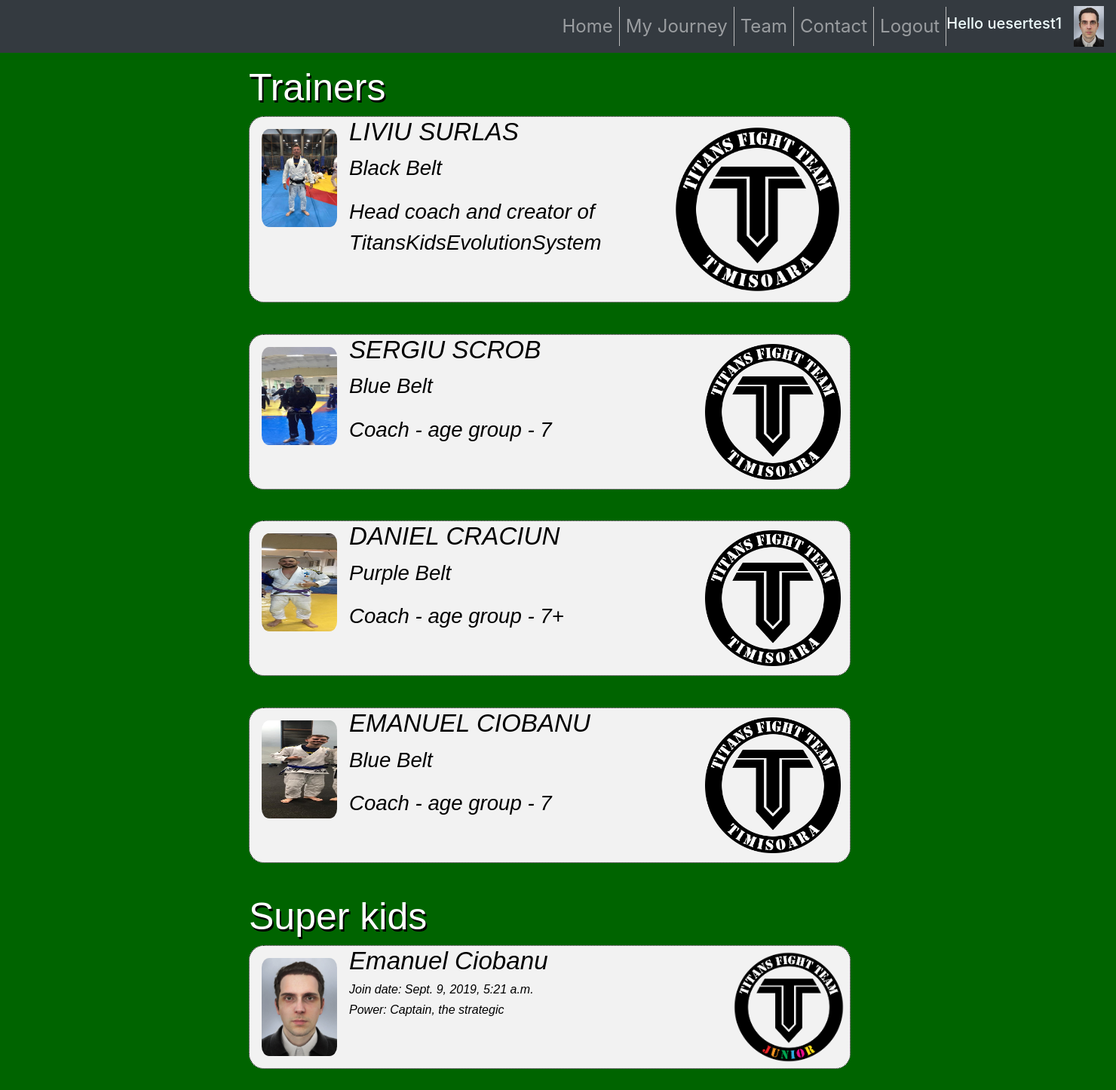
Page /home/team/ (signed in) on the committed database.
### UserManager/models.py (models this page shows, shortened)
class UserProfileInfo(models.Model):
    Flash = 'Flash, the fastest'
    Hulk = 'Hulk, the strongest'
    CaptainAmerica = 'Captain, the strategic'
    Spiderman = 'Spiderman, the stickiest'
    SuperPowerChoice = [
        (Flash, 'Flash, the fastest'),
        (Hulk, 'Hulk, the strongest'),
        (CaptainAmerica, 'Captain, the strategic'),
        (Spiderman, 'Spiderman, the stickiest'),
    ]
    age = models.FloatField(null=True,
        validators =[MinValueValidator(5.0),
                     MaxValueValidator(100.0)
        ]
    )
    kg = models.FloatField(null=True,
        validators =[MinValueValidator(5.0),
                     MaxValueValidator(100.0)
        ]
    )
    height = models.FloatField(null=True,
        validators =[MinValueValidator(5.0),
                     MaxValueValidator(100.0)
        ]
    )
    super_power = models.CharField(
        max_length=30,
        choices=SuperPowerChoice,
        default=Flash,
    )
    profile_pic = models.ImageField(upload_to='profile_pics',blank=False)
    user = models.ForeignKey(User, on_delete=models.CASCADE, related_name='use_extra', null=True)

### Home/models.py (models this page shows, shortened)
class InstructorProfile(models.Model):
    first_name = models.CharField(max_length=100)
    second_name = models.CharField(max_length=100)
    rank_title = models.CharField(max_length=100, blank=True)
    description = models.TextField(blank=True, null=True)
    profile_pic = models.ImageField(upload_to='profile_pics',blank=True)

### Home/views.py (the view)
def team(request):
    if(request.user.is_authenticated):
        instructors = InstructorProfile.objects.all()
        profile_data = UserProfileInfo.objects.all().select_related("user").all
        profile_pic = get_profile_photo(request)
        if(profile_pic):
            context = {
                "all_instructors": instructors,
                "all_profiles" : profile_data,
                "profile_photo" : profile_pic
            }
            return render(request,'Home/home_team.html',context)
        else:
            context = {
                "all_instructors": instructors,
                "all_profiles" : profile_data,
            }
            return render(request,'Home/home_team.html', context)

### Home/views.py (called while the page is built)
def get_profile_photo(request):
    user = request.user.username
    user_main_data = User.objects.get(username=str(user))
    user_second_data = UserProfileInfo.objects.get(user_id=user_main_data.id)
    profile_pic = user_second_data.profile_pic
    return profile_pic

### templates/Home/home_team.html
{% extends "Home/home.html" %}  {% block main_block %} {% load staticfiles %}
<link rel='stylesheet' href="{% static 'css/home_team.css' %}">
<div class="container conta">
    <div class="jumbotron index">
        <div class="container mt-3">
            <h2>Trainers</h2>
            {% for instructors in all_instructors %}
            <div class="media">
                <img src="/media/{{instructors.profile_pic}} " alt="profile photo" class="align-self-start mr-3" style="width:100px; height:130px;">
                <div class="media-body">
                    <h4>{{instructors.first_name | upper }} {{instructors.second_name | upper}}</h4>
                    <p claas="rank">{{instructors.rank_title | title}}</p>
                    <p class="description">{{instructors.description}}</p>
                    <br>
                </div>
            </div>
            <br>
            {% endfor %}
            <h2>Super kids</h2>
            {% for user_data in all_profiles.all %}
            <div class="media kids">
                <img src="/media/{{user_data.profile_pic}} " alt="profile photo" class="align-self-start mr-3" style="width:100px; height:130px;">
                <div class="media-body">
                    <h4>{{user_data.user.first_name}} {{user_data.user.last_name}}</h4>
                    <h6>Join date: {{user_data.user.date_joined}} </h6>
                    <h6>Power: {{user_data.super_power}} </h6>
                </div>
            </div>
            <br> {% endfor %}
        </div>
    </div>
</div>
{% endblock %}

### templates/Home/home.html (shortened to what this page needs)
<!DOCTYPE html> {% load static %}
<html>
<head>
    <link href="https://stackpath.bootstrapcdn.com/bootstrap/4.3.1/css/bootstrap.min.css" rel="stylesheet">
    <link rel="stylesheet" href="{% static 'css/home.css' %}">
</head>
<body>
    <nav class="navbar navbar-expand-sm bg-dark navbar-dark">
        <ul class="navbar-nav">
            <li class="nav-item ">
                <a class="nav-link" href="{% url 'Home:home' %}">Home</a>
            </li>
            <li class="nav-item ">
                <a class="nav-link" href="{% url 'Home:my_journey' %}">My Journey</a>
            </li>
            <li class="nav-item ">
                <a class="nav-link" href="{% url 'Home:team' %}">Team</a>
            </li>
            <li class="nav-item ">
                <a class="nav-link" href="{% url 'Home:contact' %}">Contact</a>
            </li>
            <li class="nav-item ">
                <a class="nav-link" href="{% url 'logout' %}">Logout</a>
            </li>
        </ul>
        <a class="navbar-brand" style="color: azure;">
            <h5>Hello {{ user.username }}</h5>
        </a>
        <img src="/media/{{profile_photo}} " alt="logo " style="width:40px; ">
    </nav>
    <div id="test ">
        <div class="container index ">
            {% block main_block %} {% endblock %}
        </div>
    </div>
</body>
</html>

### static/css/home.css (style rules this page uses)
body { background-color: darkgreen; background-image: none; background-color: darkgreen ; background-position: right; background-repeat: no-repeat; background-attachment: fixed; background-size: contain; }
ul { font-size: x-large; }
li { border-right: 1px solid #bbb; }
.navbar-expand-sm { justify-content: flex-end; }

### static/css/home_team.css (style rules this page uses)
.h2, h2 { color:white; font-style: normal; font-size: 50px; text-shadow: 2px 3px black; }
.h4, h4 { font-size: larger; }
.jumbotron { background-color:transparent; padding: 0%; }
body { background-image: none; background-position: right; background-repeat: no-repeat; background-size: contain; }
.container { color:black; font-size: larger; font-family: 'Trebuchet MS', 'Lucida Sans Unicode', 'Lucida Grande', 'Lucida Sans', Arial, sans-serif; font-style: italic; margin-left: 110px; margin-right: 100px; padding:0%; }
.media { background-image: url("/static/images/tft.png"); background-position: right; background-repeat: no-repeat; background-size: contain; background-color:#f2f2f2; margin-right: 30%; border: 1px dotted black; border-radius: 20px; }
.mr-3, mx-3 { margin-left: 1rem!important; margin-top: 1rem!important; margin-bottom: 1rem!important; margin-right: 2px; }
.mr-3 { height: 0px; border-radius: 10%; }
.media.kids { background-image: url("/static/images/junior.png"); background-position: right; background-repeat: no-repeat; background-size: contain; }

### rows in the picture
UserProfileInfo: profile_pic (picture), user.first_name "Emanuel", user.last_name "Ciobanu", user.date_joined "Sept. 9, 2019, 5:21 a.m.", super_power "Captain, the strategic"
InstructorProfile: profile_pic (picture), first_name "LIVIU", second_name "SURLAS", rank_title "Black Belt", description "Head coach and creator of TitansKidsEvolutionSystem"
InstructorProfile: profile_pic (picture), first_name "SERGIU", second_name "SCROB", rank_title "Blue Belt", description "Coach - age group - 7"
InstructorProfile: profile_pic (picture), first_name "DANIEL", second_name "CRACIUN", rank_title "Purple Belt", description "Coach - age group - 7+"
InstructorProfile: profile_pic (picture), first_name "EMANUEL", second_name "CIOBANU", rank_title "Blue Belt", description "Coach - age group - 7"

### other values in the picture
{{ user.username }} "uesertest1"
